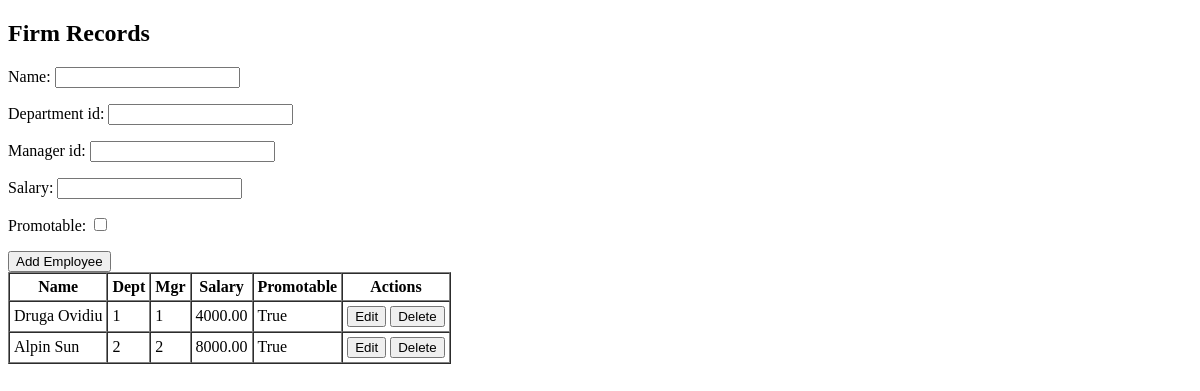
The page /CS_game/v2 on the database as committed earlier.
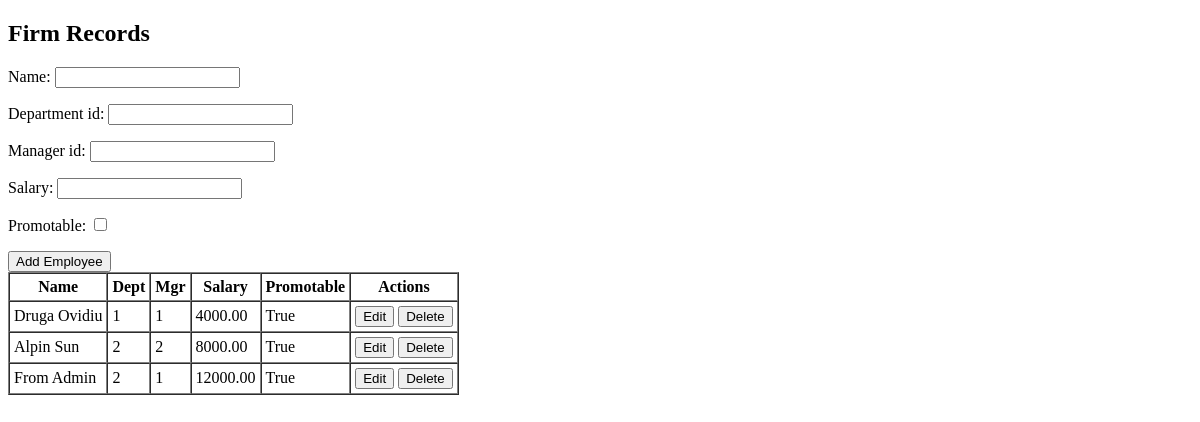
The same page on the database as committed later.
### CS_game/models.py (models this page shows)
class Employee(models.Model):
    name          = models.CharField(max_length=100)
    department_id = models.IntegerField()
    manager_id    = models.IntegerField()
    salary        = models.DecimalField(max_digits=10, decimal_places=2)
    promotable = models.BooleanField(default=False)
    class Meta:
        db_table = 'employee'   # matches the table name in firma.sql

### CS_game/views.py (the view, shortened to what this page needs)
# urls.py: path('v2', CS_game_view2, name='CS_game2'),
def CS_game_view2(request):
    employees = Employee.objects.all().order_by('id') # query DB for all rows
    form      = EmployeeForm()         # blank form for “create”
    return render(request, 'CS_game2.html', {
        'employees': employees,
        'form': form,
    })

### CS_game/forms.py
class EmployeeForm(forms.ModelForm):
    class Meta:
        model  = Employee
        fields = ['name', 'department_id', 'manager_id', 'salary', 'promotable']

### CS_game/templates/CS_game2.html (shortened to what this page needs)
<!DOCTYPE html>
<html lang="en">
<head>
</head>
<body>
{% load static %}
<h2>Firm Records</h2>
<form method="post">
  {{ form.as_p }}
  <button type="submit">Add Employee</button>
</form>
<table border="1" cellpadding="4" cellspacing="0">
  <tr>
    <th>Name</th><th>Dept</th><th>Mgr</th><th>Salary</th><th>Promotable</th><th>Actions</th>
  </tr>
  {% for emp in employees %}
  <tr>
    <td>{{ emp.name }}</td>
    <td>{{ emp.department_id }}</td>
    <td>{{ emp.manager_id }}</td>
    <td>{{ emp.salary }}</td>
    <td>{{ emp.promotable }}</td>
    <td>
  <button type="button" onclick="edit(
    {{ emp.id }},
    '{{ emp.name|escapejs }}',
    {{ emp.department_id|default:0 }},
    {{ emp.manager_id|default:0 }},
    {{ emp.salary|default:0 }},
    {{ emp.promotable|yesno:'true,false' }}
      )">Edit</button>
      <form method="post" style="display:inline">
        <button type="submit">Delete</button>
      </form>
    </td>
  </tr>
  {% endfor %}
</table>
</body>
</html>

Rows that differ between the two databases and show on the page:
added Employee: name "From Admin", department_id "2", manager_id "1", salary "12000.00", promotable "True"
